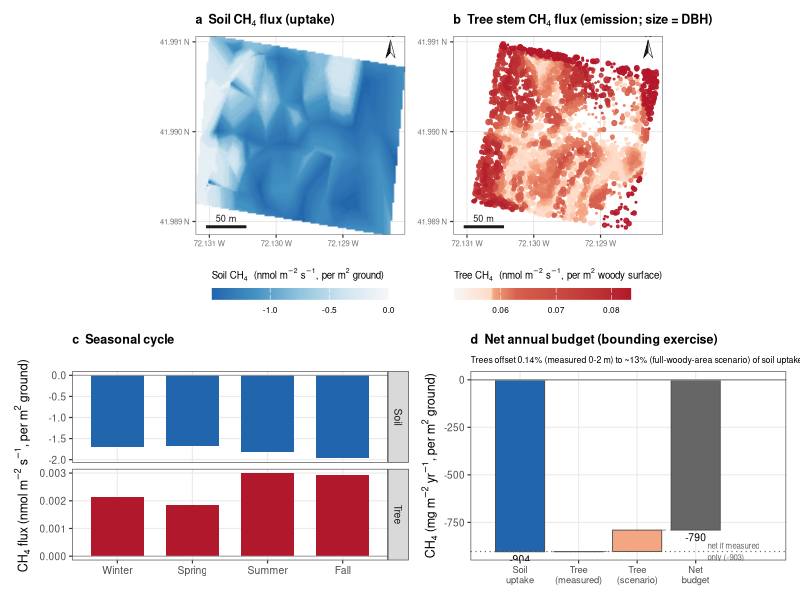

This figure's R source:
# ==============================================================================
# REVISION — NEW main figure: plot CH4 budget (maps + seasonal + net waterfall)
# Redesign: color = PROCESS (sink cool / source warm), consistent across panels.
# ==============================================================================
# Design principles (Jon):
#   * color encodes CH4 direction: SINK = cool (teal/blue), SOURCE = warm (orange/red),
#     used consistently in maps AND budget so soil reads sink, tree reads source.
#   * spatial -> temporal -> net reading order.
#   * net flux made explicit via a waterfall (0 -> soil -> tree offset -> net).
#   * units: maps + seasonal = nmol m-2 s-1 (rate); budget = mg m-2 yr-1 (integrated).
#   * honesty: bounding scenario flagged unconstrained; RF OOB R2 noted.
#
# NEW file. Run: Rscript revision/analysis/R_fig_component_budget.R
# Output: revision/outputs/fig_budget_maps.png
# ==============================================================================

suppressPackageStartupMessages({ library(tidyverse); library(patchwork); library(scales) })
out <- "revision/outputs"; dir.create(out, showWarnings = FALSE, recursive = TRUE)

# ---- palette: RdBu family matching the paper's red/blue (sink = blue #2166ac,
#      source = red #b2182b), consistent with the other main figures -----------
BLUES <- c("#f7f7f7","#d1e5f0","#92c5de","#4393c3","#2166ac")  # ~0 -> deep uptake (sink)
REDS  <- c("#f7f7f7","#fddbc7","#f4a582","#d6604d","#b2182b")  # ~0 -> deep emission (source)
SINK <- "#2166ac"; SRC <- "#b2182b"; SRC_LT <- "#f4a582"; NETC <- "grey40"

soil_map <- read.csv("outputs/tables/soil_flux_extended_annual.csv")   # x,y,mean_flux_nmol
tree_pts <- read.csv("outputs/tables/tree_flux_predictions.csv")       # x,y,dbh_m,flux_nmol_m2_s
mf       <- read.csv("outputs/tables/MONTHLY_FLUXES.csv")

# budget numbers (manuscript-consistent), mg m-2 yr-1
soil_ann <- -904.30; tree_meas <- 1.25; tree_scen <- 114
off <- function(x) 100 * abs(x)/abs(soil_ann)
rf_tree_r2 <- 0.15; rf_soil_r2 <- 0.28; n_trees <- nrow(tree_pts)

# shared map extent so a & b align exactly
xl <- range(c(soil_map$x, tree_pts$x)); yl <- range(c(soil_map$y, tree_pts$y))
# lat/long graticule labels (coords are decimal degrees; lon W, lat N)
deg_lon <- function(x) paste0(formatC(abs(x), format = "f", digits = 3), " W")
deg_lat <- function(y) paste0(formatC(y,      format = "f", digits = 3), " N")
map_scales <- list(
  scale_x_continuous(breaks = scales::breaks_pretty(3), labels = deg_lon),
  scale_y_continuous(breaks = scales::breaks_pretty(3), labels = deg_lat))
th_map <- theme_bw(base_size = 9) +
  theme(plot.title = element_text(size = 9, face = "bold"),
        axis.text = element_text(size = 5.5, color = "grey45"), axis.title = element_blank(),
        panel.grid.major = element_line(color = "grey88", linewidth = 0.25),
        panel.grid.minor = element_blank(),
        panel.border = element_rect(color = "grey40", fill = NA, linewidth = 0.4),
        legend.position = "bottom", legend.key.height = unit(0.3, "cm"),
        legend.key.width = unit(0.9, "cm"), legend.title = element_text(size = 7),
        legend.text = element_text(size = 6))

# ---- (a) soil map (sink = blue; per m2 GROUND) -------------------------------
pa <- ggplot(soil_map, aes(x, y, fill = mean_flux_nmol)) + geom_raster(interpolate = TRUE) +
  scale_fill_gradientn(colours = rev(BLUES), name = expression("Soil CH"[4]*"  (nmol m"^-2*" s"^-1*", per m"^2*" ground)"),
                      limits = c(min(soil_map$mean_flux_nmol), 0),
                      guide = guide_colorbar(title.position = "top")) +
  map_scales +
  coord_quickmap(xlim = xl, ylim = yl, expand = FALSE) +
  ggtitle(expression(bold("a  Soil CH"[4]*" flux (uptake)"))) + th_map

# ---- (b) tree map (source = red; per m2 WOODY SURFACE; quantile-spread color) -
tv <- tree_pts$flux_nmol_m2_s
pb <- ggplot(tree_pts %>% arrange(flux_nmol_m2_s), aes(x, y, color = flux_nmol_m2_s, size = dbh_m)) +
  geom_point(alpha = 0.9) +
  scale_color_gradientn(colours = REDS, name = expression("Tree CH"[4]*"  (nmol m"^-2*" s"^-1*", per m"^2*" woody surface)"),
                        values = scales::rescale(quantile(tv, probs = seq(0, 1, length.out = length(REDS)))),
                        guide = guide_colorbar(title.position = "top")) +
  scale_size_continuous(range = c(0.15, 1.9), guide = "none") +
  map_scales +
  coord_quickmap(xlim = xl, ylim = yl, expand = FALSE) +
  ggtitle(expression(bold("b  Tree stem CH"[4]*" flux (emission; size = DBH)"))) + th_map

# ---- add scale bar (50 m) + traditional north arrow to both maps -------------
m_per_deg_lon <- 111320 * cos(mean(yl) * pi/180)
sb <- 50 / m_per_deg_lon                                  # 50 m in degrees lon
dx <- diff(xl); dy <- diff(yl)
add_ctx <- function(p) {
  # scale bar: bottom-left corner (white gap)
  x0 <- xl[1] + 0.05*dx; y0 <- yl[1] + 0.04*dy
  # traditional two-tone compass needle, top-right corner (white gap, clear of data)
  ax <- xl[2] - 0.07*dx; apex <- yl[2] - 0.02*dy; base <- yl[2] - 0.11*dy; w <- 0.022*dx
  left  <- data.frame(x = c(ax, ax - w, ax),            y = c(apex, base, base + 0.028*dy))
  right <- data.frame(x = c(ax, ax + w, ax),            y = c(apex, base, base + 0.028*dy))
  p +
    annotate("segment", x = x0, xend = x0 + sb, y = y0, yend = y0, linewidth = 1, color = "grey10") +
    annotate("text", x = x0 + sb/2, y = y0, label = "50 m", vjust = -0.7, size = 2.3, color = "grey10") +
    annotate("polygon", x = left$x,  y = left$y,  fill = "grey10", color = "grey10", linewidth = 0.2) +
    annotate("polygon", x = right$x, y = right$y, fill = "white",  color = "grey10", linewidth = 0.2) +
    annotate("text", x = ax, y = apex, label = "N", vjust = -0.35, size = 2.6, fontface = "bold", color = "grey10")
}
pa <- add_ctx(pa); pb <- add_ctx(pb)

# ---- (c) seasonal (4 seasons): soil (blue) + tree (red), faceted own scales ---
seas_of <- function(m) c("Winter","Winter","Spring","Spring","Spring","Summer","Summer","Summer",
                         "Fall","Fall","Fall","Winter")[m]
seas <- mf %>% mutate(season = factor(seas_of(month), levels = c("Winter","Spring","Summer","Fall"))) %>%
  group_by(season) %>%
  summarise(Soil = mean(Phi_soil_umol_m2_s)*1000, Tree = mean(Phi_tree_umol_m2_s)*1000, .groups="drop") %>%
  pivot_longer(c(Soil, Tree), names_to = "src", values_to = "nmol") %>%
  mutate(src = factor(src, levels = c("Soil","Tree")))
pc <- ggplot(seas, aes(season, nmol, fill = src)) +
  geom_col(width = 0.7) +
  geom_hline(yintercept = 0, color = "grey60", linewidth = 0.3) +
  facet_wrap(~src, ncol = 1, scales = "free_y", strip.position = "right") +
  scale_fill_manual(values = c(Soil = SINK, Tree = SRC), guide = "none") +
  labs(x = NULL, y = expression("CH"[4]*" flux (nmol m"^-2*" s"^-1*", per m"^2*" ground)")) +
  ggtitle(expression(bold("c  Seasonal cycle"))) +
  theme_bw(base_size = 9) +
  theme(plot.title = element_text(size = 9, face = "bold"),
        axis.text.x = element_text(size = 7.5), strip.text = element_text(size = 7.5),
        panel.grid.minor = element_blank())

# ---- (d) net budget waterfall (mg m-2 yr-1) ----------------------------------
# steps: baseline 0 -> soil -> tree(measured) -> tree(scenario) -> NET(total)
wf <- tibble(
  step  = factor(c("Soil\nuptake","Tree\n(measured)","Tree\n(scenario)","Net\nbudget"),
                 levels = c("Soil\nuptake","Tree\n(measured)","Tree\n(scenario)","Net\nbudget")),
  ymin  = c(soil_ann, soil_ann, soil_ann + tree_meas, 0),
  ymax  = c(0, soil_ann + tree_meas, soil_ann + tree_meas + (tree_scen - tree_meas),
            soil_ann + tree_scen),
  fill  = c("sink","src","src_lt","net"))
netmeas <- soil_ann + tree_meas    # net if only measured tree offset
pd <- ggplot(wf) +
  geom_rect(aes(xmin = as.numeric(step)-0.42, xmax = as.numeric(step)+0.42,
                ymin = ymin, ymax = ymax, fill = fill), color = "grey30", linewidth = 0.3) +
  geom_segment(aes(x = as.numeric(step)+0.42, xend = as.numeric(step)+1-0.42, y = ymax, yend = ymax),
               data = wf[1:3,], color = "grey55", linetype = "dashed", linewidth = 0.3) +
  geom_hline(yintercept = 0, color = "grey60") +
  geom_hline(yintercept = netmeas, color = NETC, linetype = "dotted", linewidth = 0.4) +
  annotate("text", x = 4.2, y = netmeas, label = "net if measured\nonly (-903)", size = 2, hjust = 0, color = NETC) +
  scale_fill_manual(values = c(sink = SINK, src = SRC, src_lt = SRC_LT, net = NETC), guide = "none") +
  scale_x_continuous(breaks = 1:4, labels = levels(wf$step), limits = c(0.4, 5.3)) +
  annotate("text", x = 1, y = soil_ann, label = "-904", vjust = 1.4, size = 2.6) +
  annotate("text", x = 4, y = soil_ann + tree_scen, label = sprintf("%.0f", soil_ann+tree_scen), vjust = 1.4, size = 2.6) +
  labs(x = NULL, y = expression("CH"[4]*" (mg m"^-2*" yr"^-1*", per m"^2*" ground)"),
       subtitle = sprintf("Trees offset %.2f%% (measured 0-2 m) to ~%.0f%% (full-woody-area scenario) of soil uptake.", off(tree_meas), off(tree_scen))) +
  ggtitle(expression(bold("d  Net annual budget (bounding exercise)"))) +
  theme_bw(base_size = 9) +
  theme(plot.title = element_text(size = 9, face = "bold"), plot.subtitle = element_text(size = 6.3),
        axis.text.x = element_text(size = 6.8), panel.grid.minor = element_blank())

# ---- assemble (net-sink / RF-R2 / basis notes go in the figure CAPTION) -------
fig <- (pa | pb) / (pc | pd) + plot_layout(heights = c(1.05, 1))
ggsave(file.path(out, "fig_budget_maps.png"), fig, width = 10.5, height = 9, dpi = 300, bg = "white")
cat("Wrote fig_budget_maps.png\n")
cat(sprintf("Soil %.0f | tree measured %.2f (%.2f%%) | tree scenario %d (~%.0f%%) | net -903 to %.0f mg/m2/yr\n",
            soil_ann, tree_meas, off(tree_meas), tree_scen, off(tree_scen), soil_ann+tree_scen))
